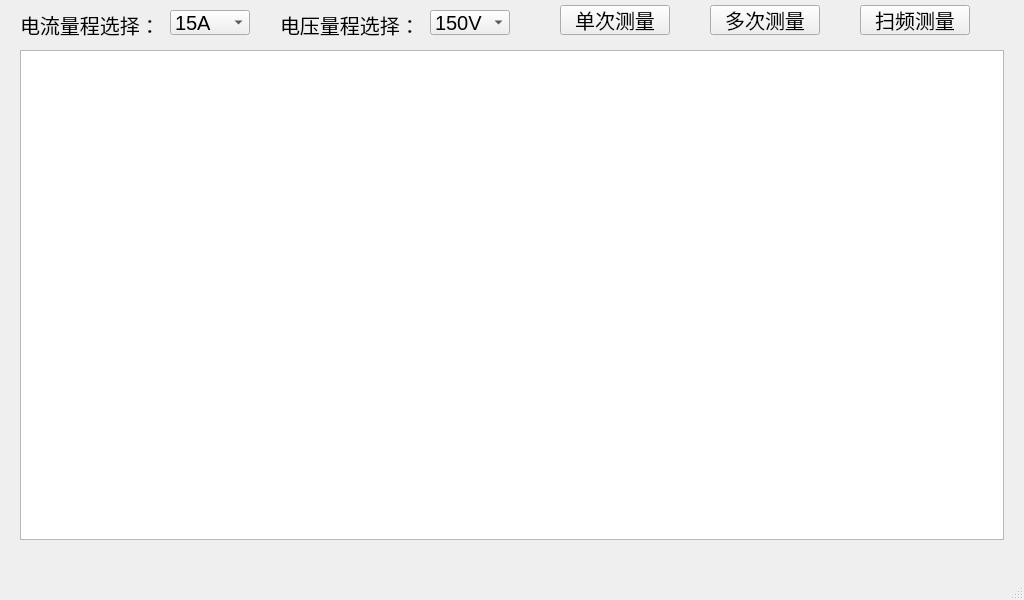
<?xml version="1.0" encoding="UTF-8"?>
<ui version="4.0">
 <class>four_electrodes</class>
 <widget class="QMainWindow" name="four_electrodes">
  <property name="geometry">
   <rect>
    <x>0</x>
    <y>0</y>
    <width>1024</width>
    <height>600</height>
   </rect>
  </property>
  <property name="windowTitle">
   <string>MainWindow</string>
  </property>
  <property name="styleSheet">
   <string notr="true">border-image: url(:/3.jpg);</string>
  </property>
  <widget class="QWidget" name="centralwidget">
   <widget class="QTableWidget" name="tableWidget">
    <property name="geometry">
     <rect>
      <x>20</x>
      <y>50</y>
      <width>984</width>
      <height>490</height>
     </rect>
    </property>
   </widget>
   <widget class="QLabel" name="label">
    <property name="geometry">
     <rect>
      <x>20</x>
      <y>10</y>
      <width>141</width>
      <height>30</height>
     </rect>
    </property>
    <property name="font">
     <font>
      <pointsize>15</pointsize>
     </font>
    </property>
    <property name="styleSheet">
     <string notr="true">border-image: url();</string>
    </property>
    <property name="text">
     <string>电流量程选择：</string>
    </property>
   </widget>
   <widget class="QLabel" name="label_2">
    <property name="geometry">
     <rect>
      <x>280</x>
      <y>10</y>
      <width>140</width>
      <height>30</height>
     </rect>
    </property>
    <property name="font">
     <font>
      <pointsize>15</pointsize>
     </font>
    </property>
    <property name="styleSheet">
     <string notr="true">border-image: url();</string>
    </property>
    <property name="text">
     <string>电压量程选择：</string>
    </property>
   </widget>
   <widget class="QComboBox" name="comboBox_2">
    <property name="geometry">
     <rect>
      <x>430</x>
      <y>10</y>
      <width>80</width>
      <height>25</height>
     </rect>
    </property>
    <property name="font">
     <font>
      <pointsize>15</pointsize>
     </font>
    </property>
    <property name="styleSheet">
     <string notr="true">border-image: url(:/透明.png);</string>
    </property>
    <item>
     <property name="text">
      <string>150V</string>
     </property>
    </item>
    <item>
     <property name="text">
      <string>10V</string>
     </property>
    </item>
   </widget>
   <widget class="QComboBox" name="comboBox">
    <property name="geometry">
     <rect>
      <x>170</x>
      <y>10</y>
      <width>80</width>
      <height>25</height>
     </rect>
    </property>
    <property name="font">
     <font>
      <pointsize>15</pointsize>
     </font>
    </property>
    <property name="styleSheet">
     <string notr="true">border-image: url(:/透明.png);</string>
    </property>
    <item>
     <property name="text">
      <string>15A</string>
     </property>
    </item>
    <item>
     <property name="text">
      <string>1A</string>
     </property>
    </item>
    <item>
     <property name="text">
      <string>10mA</string>
     </property>
    </item>
   </widget>
   <widget class="QPushButton" name="pushButton">
    <property name="geometry">
     <rect>
      <x>560</x>
      <y>5</y>
      <width>110</width>
      <height>30</height>
     </rect>
    </property>
    <property name="font">
     <font>
      <pointsize>15</pointsize>
     </font>
    </property>
    <property name="styleSheet">
     <string notr="true">border-image: url();</string>
    </property>
    <property name="text">
     <string>单次测量</string>
    </property>
   </widget>
   <widget class="QPushButton" name="pushButton_2">
    <property name="geometry">
     <rect>
      <x>860</x>
      <y>5</y>
      <width>110</width>
      <height>30</height>
     </rect>
    </property>
    <property name="font">
     <font>
      <pointsize>15</pointsize>
     </font>
    </property>
    <property name="styleSheet">
     <string notr="true">border-image: url();</string>
    </property>
    <property name="text">
     <string>扫频测量</string>
    </property>
   </widget>
   <widget class="QPushButton" name="pushButton_3">
    <property name="geometry">
     <rect>
      <x>710</x>
      <y>5</y>
      <width>110</width>
      <height>30</height>
     </rect>
    </property>
    <property name="font">
     <font>
      <pointsize>15</pointsize>
     </font>
    </property>
    <property name="styleSheet">
     <string notr="true">border-image: url();</string>
    </property>
    <property name="text">
     <string>多次测量</string>
    </property>
   </widget>
  </widget>
  <widget class="QMenuBar" name="menubar">
   <property name="geometry">
    <rect>
     <x>0</x>
     <y>0</y>
     <width>1024</width>
     <height>22</height>
    </rect>
   </property>
   <property name="styleSheet">
    <string notr="true">border-image: url();</string>
   </property>
   <property name="defaultUp">
    <bool>false</bool>
   </property>
   <property name="nativeMenuBar">
    <bool>false</bool>
   </property>
  </widget>
  <widget class="QStatusBar" name="statusbar">
   <property name="styleSheet">
    <string notr="true">border-image: url();</string>
   </property>
  </widget>
 </widget>
 <resources/>
 <connections/>
</ui>
